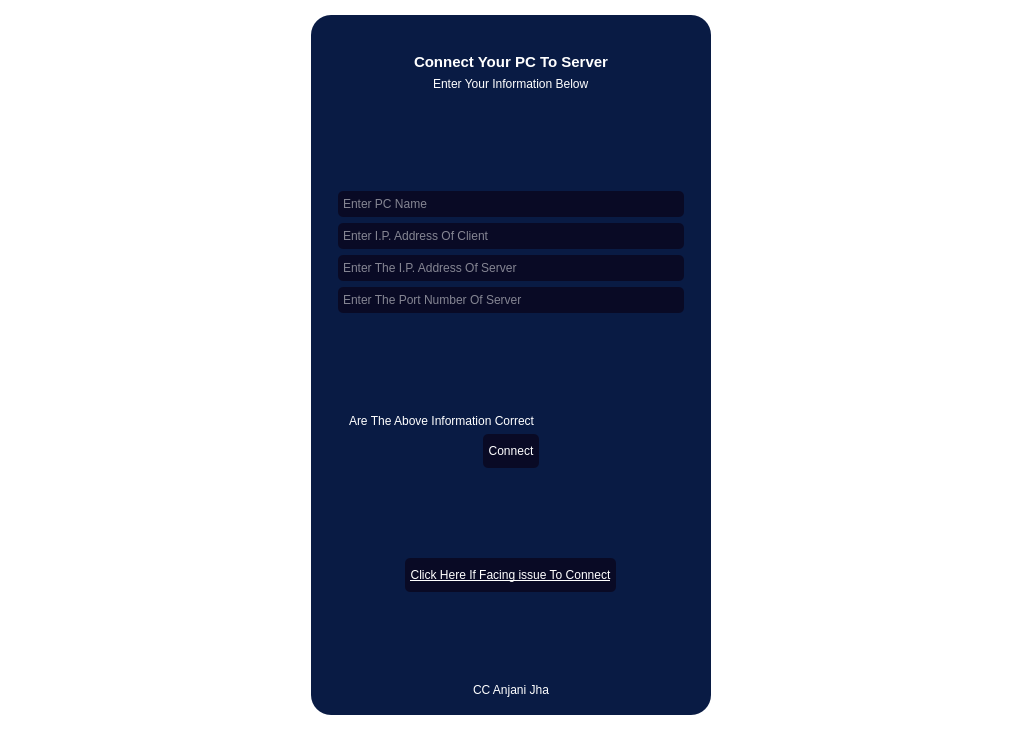
<?xml version="1.0" encoding="UTF-8"?>
<ui version="4.0">
 <class>MainWindow</class>
 <widget class="QMainWindow" name="MainWindow">
  <property name="geometry">
   <rect>
    <x>0</x>
    <y>0</y>
    <width>1022</width>
    <height>731</height>
   </rect>
  </property>
  <property name="windowTitle">
   <string>NetAdminPro Client</string>
  </property>
  <property name="styleSheet">
   <string notr="true">*{
	border: none;
	background-color: transparent;
	background: transparent;
	padding: 0;
	margin: 0;
	color: #fff;
}

#centralwidget{
	background-image: url(:/images/images/BgClient.jpg);
}

#widget{
	background-color: rgb(9, 27, 68);
	border-radius:20px;
}

QLineEdit{
	background-color: rgb(9, 10, 37);
	padding: 5px 3px;
	border-radius:5px;
	
}
QPushButton{
	background-color:  rgb(9, 10, 37);
	padding: 10px 5px;
	border-radius:5px;
}</string>
  </property>
  <widget class="QWidget" name="centralwidget">
   <layout class="QVBoxLayout" name="verticalLayout">
    <item alignment="Qt::AlignHCenter">
     <widget class="QWidget" name="widget" native="true">
      <property name="minimumSize">
       <size>
        <width>400</width>
        <height>700</height>
       </size>
      </property>
      <property name="maximumSize">
       <size>
        <width>400</width>
        <height>700</height>
       </size>
      </property>
      <layout class="QVBoxLayout" name="verticalLayout_2">
       <item>
        <widget class="QStackedWidget" name="stackedWidget">
         <property name="currentIndex">
          <number>0</number>
         </property>
         <widget class="QWidget" name="InformationPage">
          <layout class="QVBoxLayout" name="verticalLayout_3">
           <item alignment="Qt::AlignHCenter">
            <widget class="QLabel" name="InfoLogo">
             <property name="text">
              <string/>
             </property>
             <property name="pixmap">
              <pixmap resource="ClientResources.qrc">:/icons/icons/airplay.png</pixmap>
             </property>
            </widget>
           </item>
           <item alignment="Qt::AlignHCenter|Qt::AlignTop">
            <widget class="QLabel" name="InfoText2">
             <property name="font">
              <font>
               <pointsize>11</pointsize>
               <weight>75</weight>
               <bold>true</bold>
              </font>
             </property>
             <property name="text">
              <string>Connect Your PC To Server</string>
             </property>
            </widget>
           </item>
           <item alignment="Qt::AlignHCenter|Qt::AlignTop">
            <widget class="QLabel" name="InfoText">
             <property name="text">
              <string>Enter Your Information Below</string>
             </property>
            </widget>
           </item>
           <item>
            <spacer name="verticalSpacer">
             <property name="orientation">
              <enum>Qt::Vertical</enum>
             </property>
             <property name="sizeHint" stdset="0">
              <size>
               <width>20</width>
               <height>40</height>
              </size>
             </property>
            </spacer>
           </item>
           <item>
            <widget class="QFrame" name="UserInputInfo">
             <property name="frameShape">
              <enum>QFrame::StyledPanel</enum>
             </property>
             <property name="frameShadow">
              <enum>QFrame::Raised</enum>
             </property>
             <layout class="QVBoxLayout" name="verticalLayout_4">
              <item>
               <widget class="QLineEdit" name="PcName">
                <property name="placeholderText">
                 <string>Enter PC Name</string>
                </property>
               </widget>
              </item>
              <item>
               <widget class="QLineEdit" name="InfoClientIpAddr">
                <property name="placeholderText">
                 <string>Enter I.P. Address Of Client</string>
                </property>
               </widget>
              </item>
              <item>
               <widget class="QLineEdit" name="InfoServerIpAddr">
                <property name="placeholderText">
                 <string>Enter The I.P. Address Of Server</string>
                </property>
               </widget>
              </item>
              <item>
               <widget class="QLineEdit" name="InfoServerPort">
                <property name="placeholderText">
                 <string>Enter The Port Number Of Server</string>
                </property>
               </widget>
              </item>
             </layout>
            </widget>
           </item>
           <item>
            <spacer name="verticalSpacer_2">
             <property name="orientation">
              <enum>Qt::Vertical</enum>
             </property>
             <property name="sizeHint" stdset="0">
              <size>
               <width>20</width>
               <height>40</height>
              </size>
             </property>
            </spacer>
           </item>
           <item>
            <widget class="QCheckBox" name="InfoCheckBox">
             <property name="text">
              <string>Are The Above Information Correct</string>
             </property>
            </widget>
           </item>
           <item alignment="Qt::AlignHCenter">
            <widget class="QPushButton" name="InfoConnectBTn">
             <property name="text">
              <string>Connect</string>
             </property>
            </widget>
           </item>
           <item>
            <spacer name="verticalSpacer_4">
             <property name="orientation">
              <enum>Qt::Vertical</enum>
             </property>
             <property name="sizeHint" stdset="0">
              <size>
               <width>20</width>
               <height>40</height>
              </size>
             </property>
            </spacer>
           </item>
           <item alignment="Qt::AlignHCenter">
            <widget class="QPushButton" name="InfoConnectIssueBtn">
             <property name="font">
              <font>
               <underline>true</underline>
              </font>
             </property>
             <property name="text">
              <string>Click Here If Facing issue To Connect</string>
             </property>
            </widget>
           </item>
           <item>
            <spacer name="verticalSpacer_3">
             <property name="orientation">
              <enum>Qt::Vertical</enum>
             </property>
             <property name="sizeHint" stdset="0">
              <size>
               <width>20</width>
               <height>40</height>
              </size>
             </property>
            </spacer>
           </item>
           <item alignment="Qt::AlignHCenter">
            <widget class="QLabel" name="InfoCC">
             <property name="text">
              <string>CC Anjani Jha</string>
             </property>
            </widget>
           </item>
          </layout>
         </widget>
        </widget>
       </item>
      </layout>
     </widget>
    </item>
   </layout>
  </widget>
 </widget>
 <resources>
  <include location="ClientResources.qrc"/>
 </resources>
 <connections/>
</ui>
